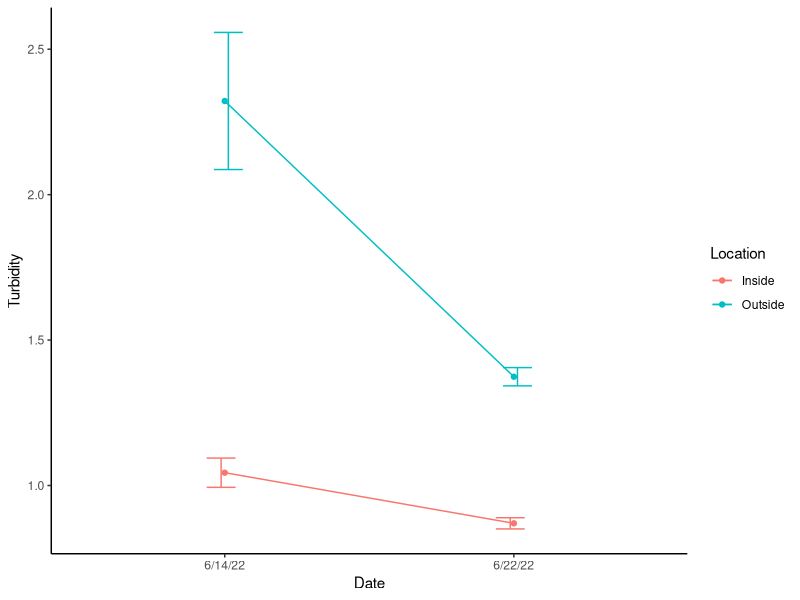

This chart was generated by the following R code:
#Environmental Data
#packages: ggplot2, Hmisc, plotrix, plyr

library(ggplot2)
library(Hmisc)
library(plotrix)
library(plyr)

#Turbidity ~~~~~~~~~~~~~~~~~~~~~~~~~~~~~~~~~~~~~~~~~~~~~~~~~~~~~~~~~~~~~
turbidity<-read.csv("turbidity.csv")

#Function to calculate mean and standard error
data_summary <- function(data, varname, groupnames){
  require(plyr)
  summary_func <- function(x, col){
    c(mean = mean(x[[col]], na.rm=TRUE),
      SE = std.error(x[[col]], na.rm=TRUE))
  }
  data_sum<-ddply(data, groupnames, .fun=summary_func,
                  varname)
  data_sum <- rename(data_sum, c("mean" = varname))
  return(data_sum)
}
#Create summary data frame
df2<-data_summary(turbidity, varname="Turbidity", 
                    groupnames=c("Date", "Location"))

#Convert date to factor variable
df2$Date=as.factor(df2$Date)
head(df2)

#Plot
ggplot(df2, aes(x=Date, y=Turbidity, group=Location, color=Location)) + 
  geom_line() +
  geom_point()+
  geom_errorbar(aes(ymin=Turbidity-SE, ymax=Turbidity+SE), width=.2,
                position=position_dodge(0.05))+theme_classic()
#~~~~~~~~~~~~~~~~~~~~~~~~~~~~~~~~~~~~~~~~~~~~~~~~~~~~~~~~~~~~~~~~~~~
